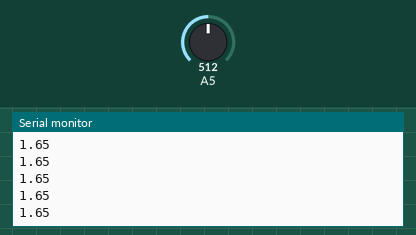
Bench run of a sketch on a simulated Arduino Uno, built with avr-gcc and run on an emulated ATmega328P. Parts: the last lines printed to the serial monitor. The inputs (shaded band) are chosen by the test bench; at power-on: A5 = 512.

Above: at 1.2 s.
1.3 s: A5 set to 716
At 1.56 s:
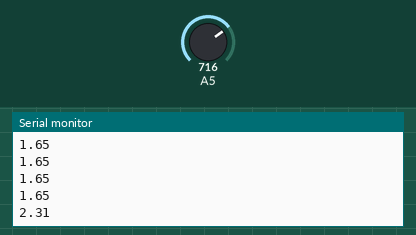
2.8 s: A5 set to 900
At 2.96 s:
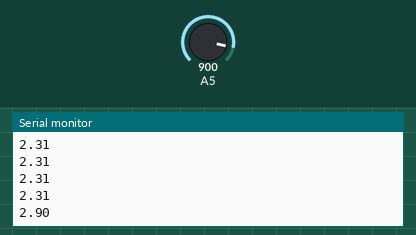
Timing chart, 0 to 5.8 s (numbered marks = the images above; inputs shaded):
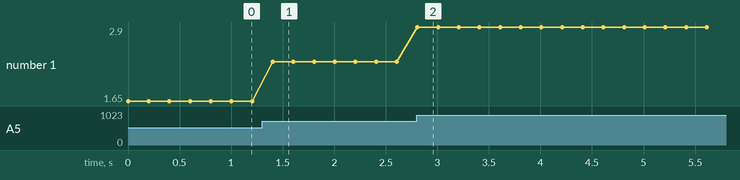

Measured:
- after the input at 1.3 s, the serial monitor: prints a new line after 0.10 s (image 1)
- after the input at 2.8 s, the serial monitor: prints a new line at once (image 2)
- plotted number 1: 1.65 → 2.31 after the input at 1.3 s, 2.31 → 2.9 after the input at 2.8 s

The sketch:

billiee_battery_monitor_testing.ino
```cpp
void setup() {
  // put your setup code here, to run once:
  Serial.begin(9600);
//input 19
}

void loop() {
  // put your main code here, to run repeatedly:
  int sensorValue = analogRead(A5);
  float voltage = sensorValue * (5.0 / 1550.0);
  // print out the value you read:
  Serial.println(voltage);
//int b;
//b = digitalRead(A5);
  delay(200);
}
```
